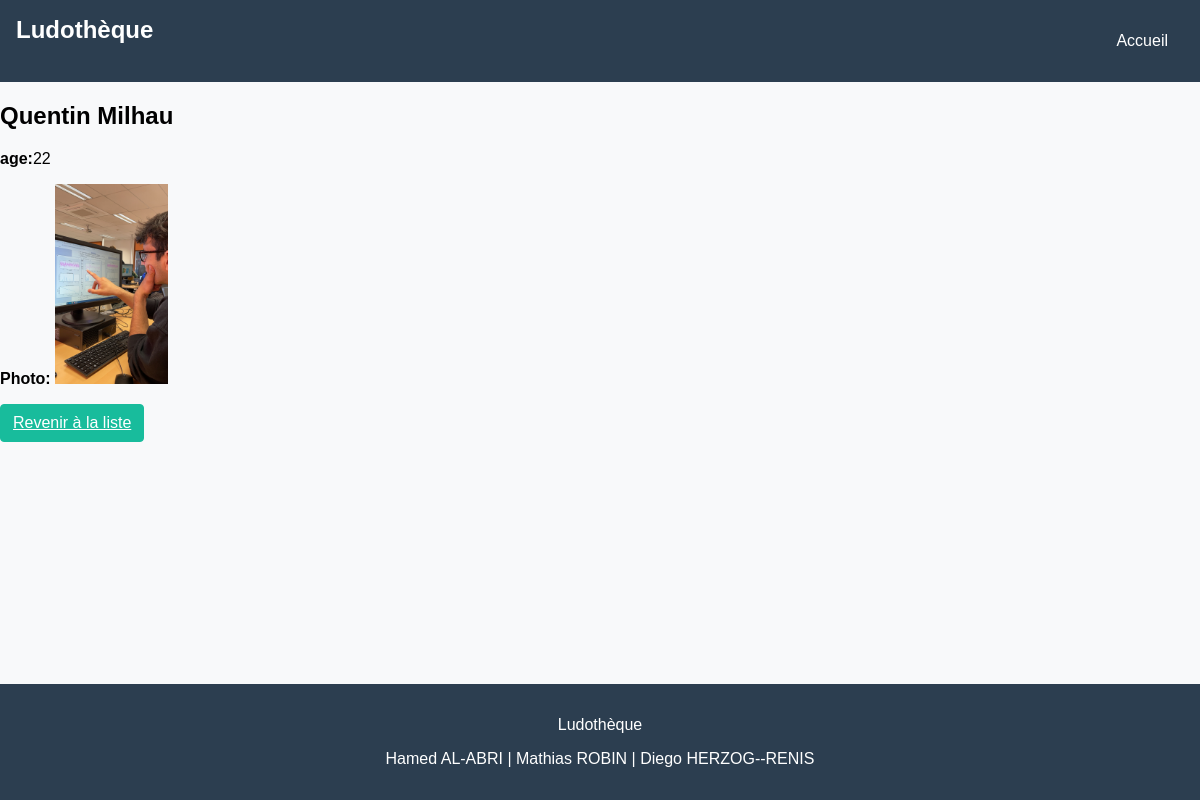
/auteurs/1/, run on the app's committed database.
### myapp/models.py (models this page shows, shortened)
class Auteur(models.Model):
    nom = models.CharField(max_length=200)
    prenom = models.CharField(max_length=200)
    age = models.IntegerField(validators=[MinValueValidator(0), MaxValueValidator(100)], default=0)
    photos = models.ImageField(upload_to='photos', blank=True, null=True)

### myapp/views.py (the view)
# urls.py: path('auteurs/<int:auteur_id>/', views.display_auteur, name='display_auteur'),
def display_auteur(request, auteur_id):
    auteur = get_object_or_404(Auteur, pk=auteur_id)
    return render(request, 'auteur/display_auteur.html', {'auteur': auteur})

### myapp/templates/auteur/display_auteur.html
{% extends "base.html" %}
{% block content %}
<div class="jeu-detail">
    <h2>{{ auteur.prenom }} {{ auteur.nom }}</h2>
    <p><strong>age:</strong>{{ auteur.age }}</p>
    <p><strong>Photo:</strong>
    {% if auteur.photos %}
        <img src="{{ auteur.photos.url }}" alt="{{ auteur.nom }}" style="max-height:200px">
    {% else %}
        Pas de photo disponible
    {% endif %}</p>
    <a type="button" class="btn btn-success" href="{% url 'auteur-liste' %}">Revenir à la liste</a>
</div>
{% endblock %}

### myapp/static/design.css (style rules this page uses)
body { font-family: 'Arial', sans-serif; background-color: #f8f9fa; margin: 0; padding: 0; display: flex; flex-direction: column; min-height: 100vh; }
.btn { display: inline-block; font-weight: 400; color: #212529; text-align: center; vertical-align: middle; user-select: none; background-color: transparent; border: 1px solid transparent; padding: 0.375rem 0.75rem; font-size: 1rem; line-height: 1.5; border-radius: 0.25rem; transition: color 0.15s ease-in-out, background-color 0.15s ease-in-out, border-color 0.15s ease-in-out, box-shadow 0.15s ease-in-out; }
.btn-success { color: #fff; background-color: #18bc9c; border-color: #18bc9c; }

### data on the page
Auteur: prenom "Quentin", nom "Milhau", age "22", photos (picture)
